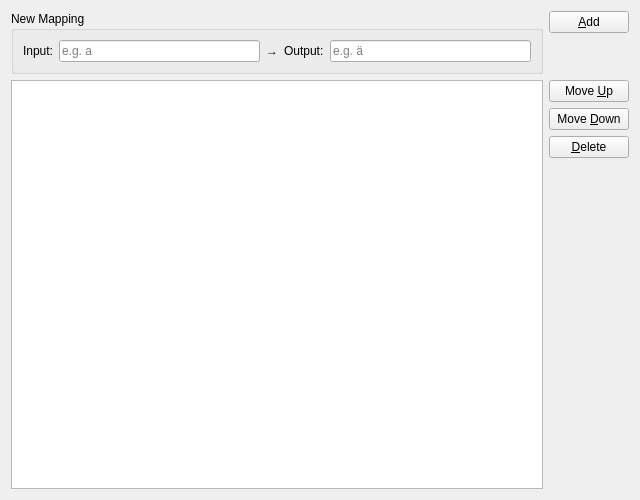
<?xml version="1.0" encoding="UTF-8"?>
<ui version="4.0">
 <class>MappingEditor</class>
 <widget class="QWidget" name="MappingEditor">
  <property name="geometry">
   <rect>
    <x>0</x>
    <y>0</y>
    <width>640</width>
    <height>500</height>
   </rect>
  </property>
  <property name="minimumSize">
   <size>
    <width>560</width>
    <height>480</height>
   </size>
  </property>
  <layout class="QGridLayout" name="mainLayout">
   <item row="0" column="0">
    <widget class="QGroupBox" name="addGroup">
     <property name="title">
      <string>New Mapping</string>
     </property>
     <layout class="QHBoxLayout" name="addLayout">
      <item>
       <widget class="QLabel" name="inputLabel">
        <property name="text">
         <string>Input:</string>
        </property>
       </widget>
      </item>
      <item>
       <widget class="QLineEdit" name="inputEdit">
        <property name="placeholderText">
         <string>e.g. a</string>
        </property>
        <property name="maximumWidth">
         <number>80</number>
        </property>
       </widget>
      </item>
      <item>
       <widget class="QLabel" name="arrowLabel">
        <property name="text">
         <string>&#x2192;</string>
        </property>
       </widget>
      </item>
      <item>
       <widget class="QLabel" name="outputLabel">
        <property name="text">
         <string>Output:</string>
        </property>
       </widget>
      </item>
      <item>
       <widget class="QLineEdit" name="outputEdit">
        <property name="placeholderText">
         <string>e.g. ä</string>
        </property>
       </widget>
      </item>
     </layout>
    </widget>
   </item>
   <item row="0" column="1" alignment="Qt::AlignTop">
    <widget class="QPushButton" name="addButton">
     <property name="text">
      <string>&amp;Add</string>
     </property>
     <property name="icon">
      <iconset theme="list-add"/>
     </property>
    </widget>
   </item>
   <item row="1" column="0">
    <widget class="QTableView" name="mappingView">
     <property name="selectionMode">
      <enum>QAbstractItemView::SingleSelection</enum>
     </property>
     <property name="selectionBehavior">
      <enum>QAbstractItemView::SelectRows</enum>
     </property>
    </widget>
   </item>
   <item row="1" column="1" alignment="Qt::AlignTop">
    <layout class="QVBoxLayout" name="buttonLayout">
     <item>
      <widget class="QPushButton" name="moveUpButton">
       <property name="text">
        <string>Move &amp;Up</string>
       </property>
       <property name="icon">
        <iconset theme="go-up"/>
       </property>
      </widget>
     </item>
     <item>
      <widget class="QPushButton" name="moveDownButton">
       <property name="text">
        <string>Move &amp;Down</string>
       </property>
       <property name="icon">
        <iconset theme="go-down"/>
       </property>
      </widget>
     </item>
     <item>
      <widget class="QPushButton" name="deleteButton">
       <property name="text">
        <string>&amp;Delete</string>
       </property>
       <property name="icon">
        <iconset theme="list-remove"/>
       </property>
      </widget>
     </item>
    </layout>
   </item>
  </layout>
 </widget>
 <resources/>
 <connections/>
</ui>
